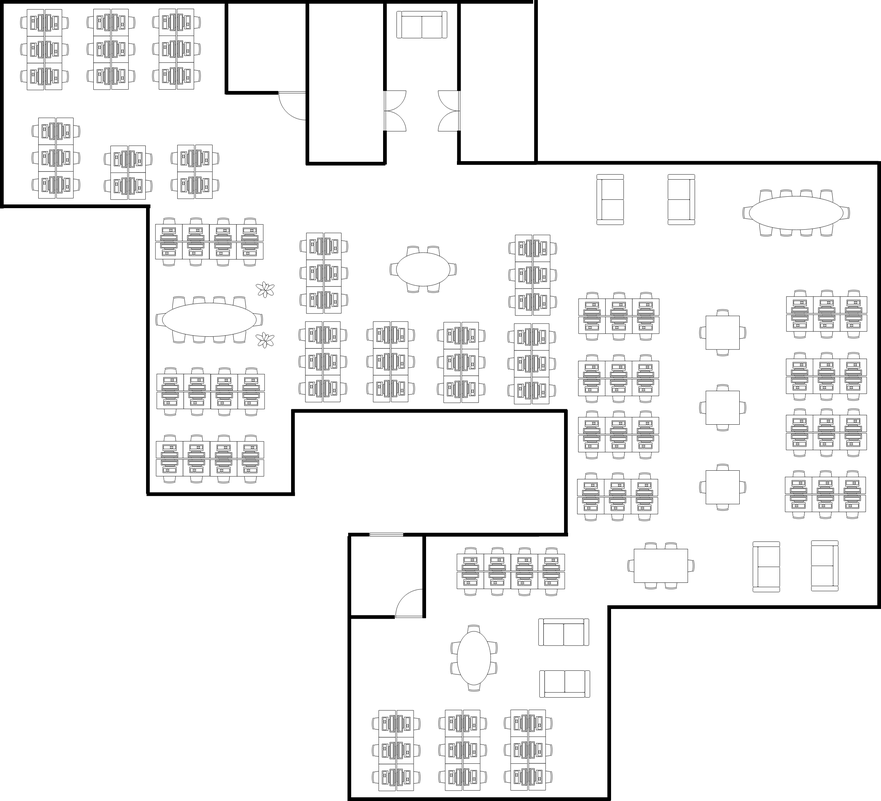
#> input picture preprocess/floors/floor.png, 881 x 801 px, shrunk from 2624 x 2386 before the run
$ python process_image.py   (Python 2 division)
#> lines starting #> are read from the running program, lines starting #| are printed output that depends on the picture; after the words box and inside, x2 and y2 are one past the last pixel; in counts of white or black regions, pixels touching at a corner belong together
import cv2 as cv
import numpy as np
from matplotlib import pyplot as plt

def process_image():

    img_rgb = cv.imread('./floors/floor.png')
#> img_rgb is the input picture: shape (801, 881, 3); min 0, max 255, mean 241.6
    img_gray = cv.cvtColor(img_rgb, cv.COLOR_BGR2GRAY)

    search_template(img_rgb, img_gray, './templates/desk_1.png', (0, 0, 255))
    search_template(img_rgb, img_gray, './templates/desk_2.png', (0, 255, 0))
    search_template(img_rgb, img_gray, './templates/desk_3.png', (255, 0, 0))
    search_template(img_rgb, img_gray, './templates/desk_4.png', (100, 0, 255))

    cv.imwrite('./output/1st_floor_output.png', img_rgb)


def search_template(floor_image_rgb, floor_image_gray, template_name, color):
#> called with template_name = './templates/desk_1.png', color = (0, 0, 255)
    template = cv.imread(template_name, 0)
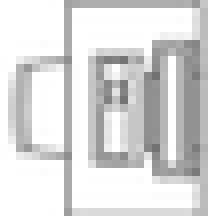
#> input picture preprocess/templates/desk_1.png, 27 x 27 px, shrunk from 81 x 81 before the run (shown 8 times larger)
#> template is the input picture: shape (27, 27); min 114, max 255, mean 219
    w, h = template.shape[::-1]
#> w = 27; h = 27

    res = cv.matchTemplate(floor_image_gray, template, cv.TM_CCOEFF_NORMED)
    threshold = 0.5
    loc = np.where(res >= threshold)
#> loc = 263 positions, rows 7 to 765, columns 18 to 510

    desk_count = 0

    mask = np.zeros(floor_image_rgb.shape[:2], np.uint8)

    for pt in zip(*loc[::-1]):
        if mask[pt[1] + h/2, pt[0] + w/2] != 255:
            mask[pt[1]:pt[1]+h, pt[0]:pt[0]+w] = 255
            cv.rectangle(floor_image_rgb, pt, (pt[0] + w, pt[1] + h), color, 1)

#            print('\t<a xlink:href="./action?id={}">'.format(pt))
#            print('\t\t<rect id="{}" fill="#00D300" opacity="0.2" x="{}" y="{}" width="{}" height="{}"/>'.format(p_to_s(pt), pt[0], pt[1], w, h))
#            print('\t</a>')

            print('document.getElementById("{}").addEventListener("onmouseover", function(e) {{ getDetails("{}") }});'.format(p_to_s(pt), p_to_s(pt)))

#           or

#            <map name="mapname">
#            print('<area shape="rect" coords="{}" href="http://en.wikipedia.org/" onmouseover="getDetails("{}")">')
#            </map>


            desk_count += 1
#> this loop made 263 passes
#> pt on passes 1 to 12: (85, 7), (18, 8), (19, 8), (85, 8), (150, 8), (151, 8), (18, 9), (19, 9), (84, 9), (85, 9), (86, 9), (89, 9)
#| document.getElementById("85_7").addEventListener("onmouseover", function(e) { getDetails("85_7") });
#| document.getElementById("18_8").addEventListener("onmouseover", function(e) { getDetails("18_8") });
#| document.getElementById("150_8").addEventListener("onmouseover", function(e) { getDetails("150_8") });
#| document.getElementById("85_34").addEventListener("onmouseover", function(e) { getDetails("85_34") });
#| document.getElementById("18_35").addEventListener("onmouseover", function(e) { getDetails("18_35") });
#| document.getElementById("150_35").addEventListener("onmouseover", function(e) { getDetails("150_35") });
#| document.getElementById("85_61").addEventListener("onmouseover", function(e) { getDetails("85_61") });
#| document.getElementById("18_62").addEventListener("onmouseover", function(e) { getDetails("18_62") });
#> (further printed lines are left out)
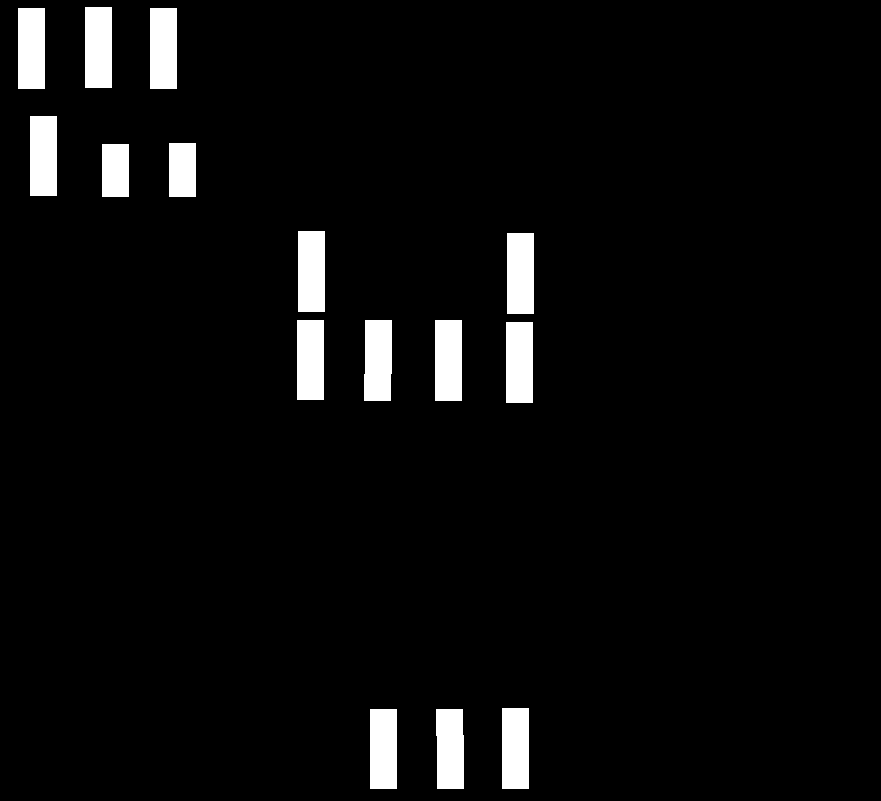
#> mask: shape (801, 881); 4.4% white; 15 white regions, largest, box (x1, y1, x2, y2) and area: (85, 7, 112, 88) 2187, (18, 8, 45, 89) 2187, (150, 8, 177, 89) 2187
#> after the loop, desk_count = 43

    print("Found {} desks, color {}".format(desk_count, color))
#| Found 43 desks, color (0, 0, 255)

def p_to_s(point):
    return '{}_{}'.format(point[0], point[1])

if __name__ == "__main__":
    process_image()
#> call 2 of search_template, with template_name = './templates/desk_2.png', color = (0, 255, 0)
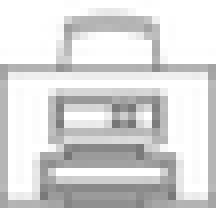
#> input picture preprocess/templates/desk_2.png, 27 x 27 px, shrunk from 81 x 81 before the run (shown 8 times larger)
#> in search_template, template is the input picture: shape (27, 27); min 118, max 255, mean 217.7
#> in search_template (call 2), `loc = np.where(res >= threshold)`: loc = 250 positions, rows 215 to 546, columns 155 to 842
#> the loop in search_template (call 2), `for pt in zip(*loc[::-1]):` made 250 passes
#> pt on passes 1 to 12: (155, 215), (156, 215), (181, 215), (182, 215), (183, 215), (209, 215), (210, 215), (236, 215), (237, 215), (155, 216), (156, 216), (181, 216)
#| document.getElementById("155_215").addEventListener("onmouseover", function(e) { getDetails("155_215") });
#| document.getElementById("181_215").addEventListener("onmouseover", function(e) { getDetails("181_215") });
#| document.getElementById("209_215").addEventListener("onmouseover", function(e) { getDetails("209_215") });
#| document.getElementById("236_215").addEventListener("onmouseover", function(e) { getDetails("236_215") });
#| document.getElementById("786_287").addEventListener("onmouseover", function(e) { getDetails("786_287") });
#| document.getElementById("813_287").addEventListener("onmouseover", function(e) { getDetails("813_287") });
#| document.getElementById("840_287").addEventListener("onmouseover", function(e) { getDetails("840_287") });
#| document.getElementById("576_290").addEventListener("onmouseover", function(e) { getDetails("576_290") });
#> (further printed lines are left out)
#> after the loop in search_template (call 2), `for pt in zip(*loc[::-1]):`: floor_image_rgb: shape (801, 881, 3); mean B, G, R 239.2, 240.5, 240.6
#> after the loop in search_template (call 2), `for pt in zip(*loc[::-1]):`: mask: shape (801, 881); 4.1% white; 16 white regions, largest, box (x1, y1, x2, y2) and area: (786, 287, 867, 314) 2187, (576, 290, 657, 317) 2187, (784, 350, 865, 377) 2187
#> after the loop in search_template (call 2), `for pt in zip(*loc[::-1]):`: desk_count = 40
#> call 3 of search_template, with template_name = './templates/desk_3.png', color = (255, 0, 0)
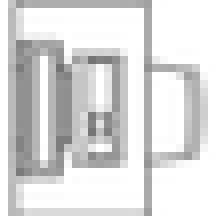
#> input picture preprocess/templates/desk_3.png, 27 x 27 px, shrunk from 81 x 81 before the run (shown 8 times larger)
#> in search_template, template is the input picture: shape (27, 27); min 115, max 255, mean 219.1
#> in search_template (call 3), `loc = np.where(res >= threshold)`: loc = 265 positions, rows 7 to 765, columns 43 to 532
#> the loop in search_template (call 3), `for pt in zip(*loc[::-1]):` made 265 passes
#> pt on passes 1 to 12: (110, 7), (43, 8), (44, 8), (110, 8), (175, 8), (176, 8), (43, 9), (44, 9), (106, 9), (109, 9), (110, 9), (175, 9)
#> after the loop in search_template (call 3), `for pt in zip(*loc[::-1]):`: floor_image_rgb: shape (801, 881, 3); mean B, G, R 239.4, 239.3, 239.3
#> after the loop in search_template (call 3), `for pt in zip(*loc[::-1]):`: mask: shape (801, 881); 4.4% white; 15 white regions, largest, box (x1, y1, x2, y2) and area: (43, 8, 70, 89) 2187, (323, 231, 350, 312) 2187, (532, 233, 559, 314) 2187
#> after the loop in search_template (call 3), `for pt in zip(*loc[::-1]):`: desk_count = 43
#> call 4 of search_template, with template_name = './templates/desk_4.png', color = (100, 0, 255)
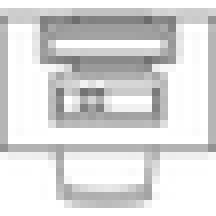
#> input picture preprocess/templates/desk_4.png, 27 x 27 px, shrunk from 81 x 81 before the run (shown 8 times larger)
#> in search_template, template is the input picture: shape (27, 27); min 107, max 255, mean 217.9
#> in search_template (call 4), `res = cv.matchTemplate(floor_image_gray, template, cv.TM_CCOEFF_NORMED)`:
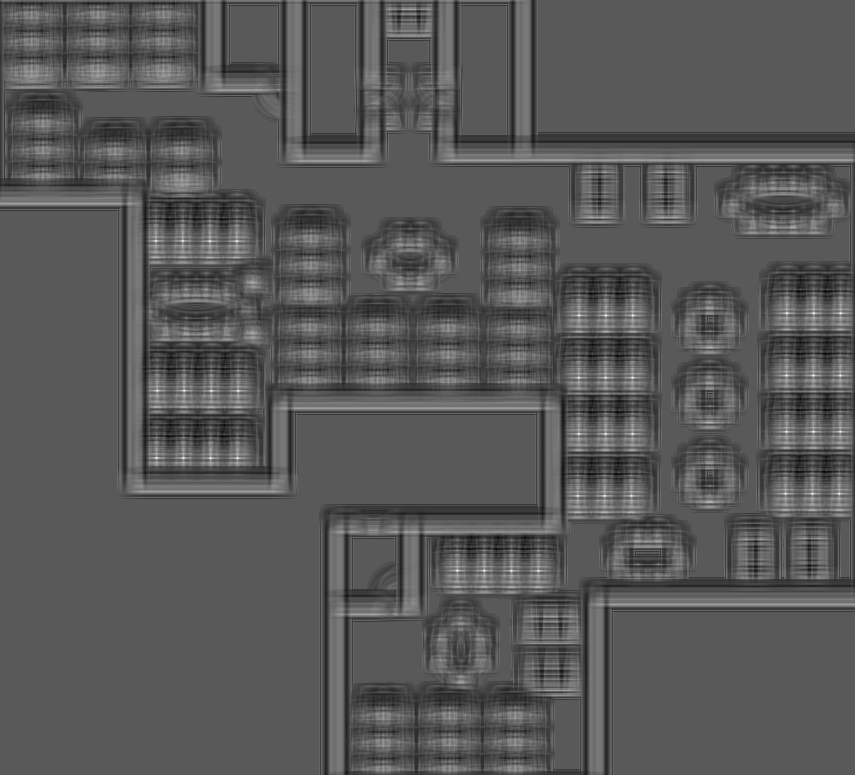
#> res: shape (775, 855) float32; min -0.473, max 0.877, mean -0.00595; drawn with min black and max white
#> in search_template (call 4), `loc = np.where(res >= threshold)`: loc = 210 positions, rows 240 to 571, columns 155 to 841
#> the loop in search_template (call 4), `for pt in zip(*loc[::-1]):` made 210 passes
#> pt on passes 1 to 12: (155, 240), (156, 240), (181, 240), (182, 240), (183, 240), (209, 240), (210, 240), (236, 240), (237, 240), (155, 241), (156, 241), (182, 241)
#> after the loop in search_template (call 4), `for pt in zip(*loc[::-1]):`: floor_image_rgb: shape (801, 881, 3); mean B, G, R 238.8, 238.1, 239.6
#> after the loop in search_template (call 4), `for pt in zip(*loc[::-1]):`:
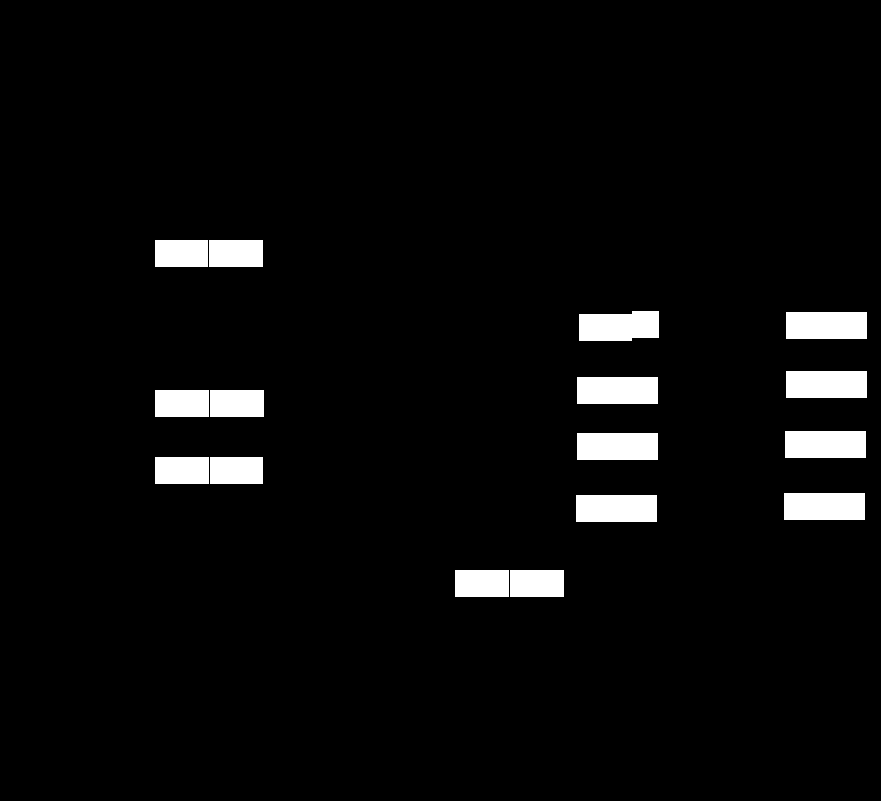
#> mask: shape (801, 881); 4.1% white; 16 white regions, largest, box (x1, y1, x2, y2) and area: (786, 312, 867, 339) 2187, (786, 371, 867, 398) 2187, (577, 377, 658, 404) 2187
#> after the loop in search_template (call 4), `for pt in zip(*loc[::-1]):`: desk_count = 40
